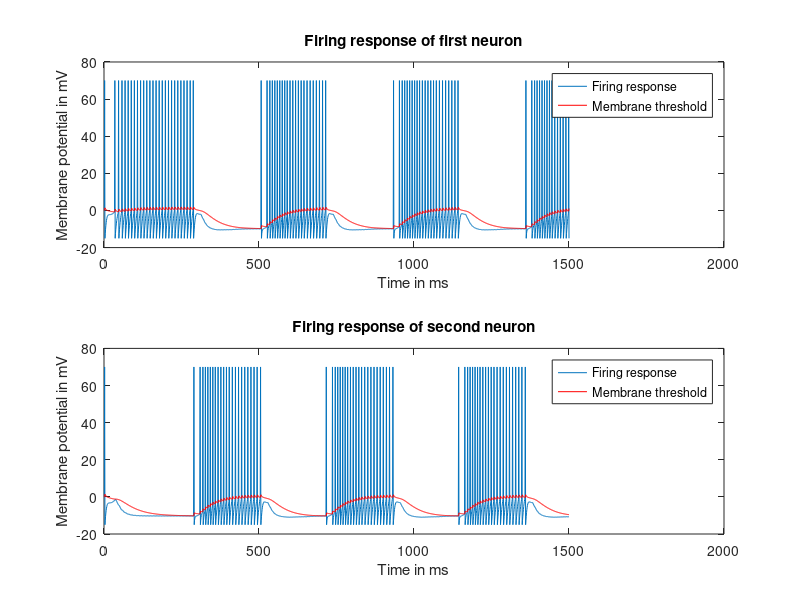

This figure's MATLAB source:
clear all;
close all;

%%Parameters
C = 1; %nF
R = 10; %MOhms
Vrest = 0; %mV
Vspk = 70; %mV
t_thresh = 50; %ms
E_inh = -15; %mV
t_syn = 15; %ms
g_peak = 0.1; %us
T_max = 1500; %ms
dt = 1; %ms
E_syn = E_inh; %given in question
V_1(1) = 0; %starting potential
V_2(1) = 0; %starting potential
g_1(1) = 0;
g_2(1) = 0;
E_1(1) = 0;
E_2(1) = 0;
theta_1(1) = 0;
theta_2(1) = 0;
z_1(1) = 0;
z_2(1) = 0;
g_1(1) = 0;
g_2(1) = 0;

%%Time array
t = [1:dt:T_max];

%%Input array
I_1 = 1.1*ones(1, T_max);
I_2 = 0.9*ones(1, T_max);

%%Euler integration loop
for i = 2:1:length(t)
    
    %threshold update
    d_theta_1 = (-theta_1(i-1) + V_1(i-1)) / t_thresh;
    d_theta_2 = (-theta_2(i-1) + V_2(i-1)) / t_thresh;
    theta_1(i) = theta_1(i-1) + d_theta_1*dt;
    theta_2(i) = theta_2(i-1) + d_theta_2*dt;
    
    %condutance update 1
    u_1 = (V_1(i-1) == Vspk);
    u_2 = (V_2(i-1) == Vspk);
    dz_1 = (-z_1(i-1) / t_syn) + (g_peak / (t_syn / exp(1))) * u_2;
    dz_2 = (-z_2(i-1) / t_syn) + (g_peak / (t_syn / exp(1))) * u_1;
    z_1(i) = z_1(i-1) + dz_1*dt;
    z_2(i) = z_2(i-1) + dz_2*dt;
    
    %conductance update 2
    dg_1 = (-g_1(i-1) / t_syn) + z_1(i-1);
    dg_2 = (-g_2(i-1) / t_syn) + z_2(i-1);
    g_1(i) = g_1(i-1) + dg_1*dt;
    g_2(i) = g_2(i-1) + dg_2*dt;
    
    %voltage update
    if V_1(i-1) == Vspk;
        V_1(i) = E_inh;
    else
        dv_1 = ((-V_1(i-1) / R) - g_1(i-1) * (V_1(i-1) - E_inh) + I_1(i-1))/C;
        V_1(i) = V_1(i-1) + dv_1*dt;
    end
    
    %pass threshold check
    if V_1(i) >= theta_1(i)
        V_1(i) = Vspk;
    end
   
    %voltage update
    if V_2(i-1) == Vspk;
        V_2(i) = E_inh;
    else
        dv_2 = ((-V_2(i-1) / R) - g_2(i-1) * (V_2(i-1) - E_inh) + I_2(i-1))/C;
        V_2(i) = V_2(i-1) + dv_2*dt;
    end
    
    %pass threshold check
    if V_2(i) >= theta_2(i)
        V_2(i) = Vspk;
    end

end

subplot(2,1,1)
plot(t, V_1);
hold on;
plot(t, theta_1, 'r');
title('Firing response of first neuron');
xlabel('Time in ms');
ylabel('Membrane potential in mV');
legend('Firing response', 'Membrane threshold');
subplot(2,1,2);
plot(t, V_2);
hold on;
plot(t, theta_2, 'r');
title('Firing response of second neuron');
xlabel('Time in ms');
ylabel('Membrane potential in mV');
legend('Firing response', 'Membrane threshold');
